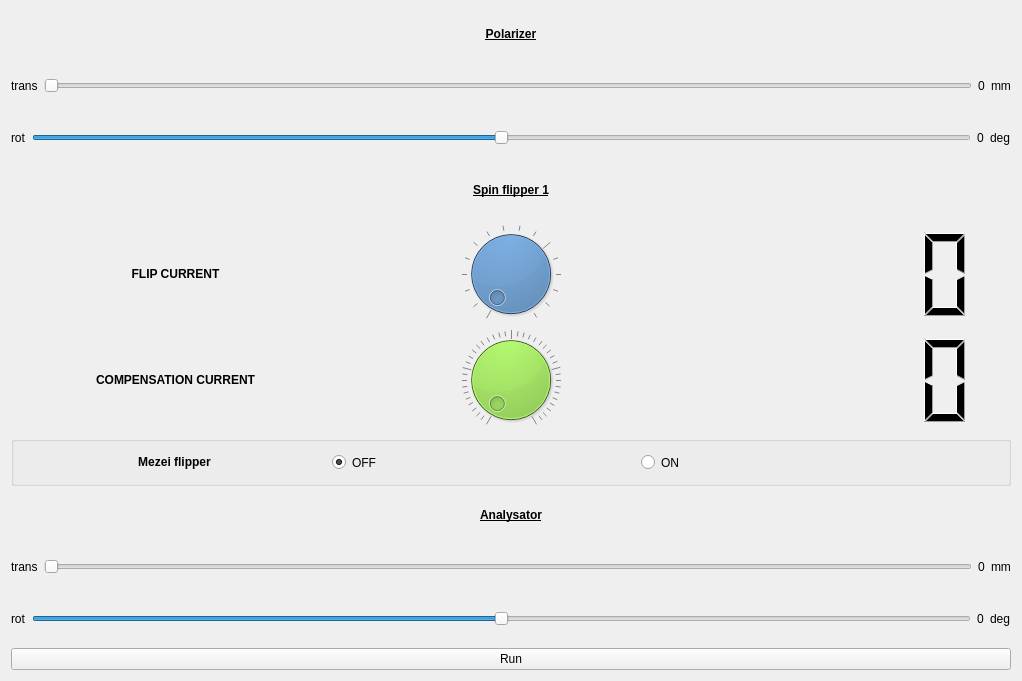
<?xml version="1.0" encoding="UTF-8"?>
<ui version="4.0">
 <class>Form</class>
 <widget class="QWidget" name="Form">
  <property name="enabled">
   <bool>true</bool>
  </property>
  <property name="geometry">
   <rect>
    <x>0</x>
    <y>0</y>
    <width>1022</width>
    <height>681</height>
   </rect>
  </property>
  <property name="windowTitle">
   <string>Form</string>
  </property>
  <layout class="QVBoxLayout" name="verticalLayout">
   <item>
    <widget class="QLabel" name="label_4">
     <property name="text">
      <string>&lt;html&gt;&lt;head/&gt;&lt;body&gt;&lt;p align=&quot;center&quot;&gt;&lt;span style=&quot; font-weight:600; text-decoration: underline;&quot;&gt;Polarizer&lt;/span&gt;&lt;/p&gt;&lt;/body&gt;&lt;/html&gt;</string>
     </property>
    </widget>
   </item>
   <item>
    <layout class="QHBoxLayout" name="horizontalLayout_2">
     <property name="topMargin">
      <number>0</number>
     </property>
     <item>
      <widget class="QLabel" name="label_5">
       <property name="text">
        <string>trans</string>
       </property>
      </widget>
     </item>
     <item>
      <widget class="QSlider" name="trans_po">
       <property name="maximum">
        <number>600</number>
       </property>
       <property name="orientation">
        <enum>Qt::Horizontal</enum>
       </property>
      </widget>
     </item>
     <item>
      <widget class="QLabel" name="trans_po_value">
       <property name="text">
        <string>0</string>
       </property>
      </widget>
     </item>
     <item>
      <widget class="QLabel" name="label_15">
       <property name="text">
        <string>mm</string>
       </property>
      </widget>
     </item>
    </layout>
   </item>
   <item>
    <layout class="QHBoxLayout" name="horizontalLayout_3">
     <property name="topMargin">
      <number>0</number>
     </property>
     <item>
      <widget class="QLabel" name="label_10">
       <property name="text">
        <string>rot</string>
       </property>
      </widget>
     </item>
     <item>
      <widget class="QSlider" name="rot_po">
       <property name="minimum">
        <number>-40</number>
       </property>
       <property name="maximum">
        <number>40</number>
       </property>
       <property name="orientation">
        <enum>Qt::Horizontal</enum>
       </property>
      </widget>
     </item>
     <item>
      <widget class="QLabel" name="rot_po_value">
       <property name="text">
        <string>0</string>
       </property>
      </widget>
     </item>
     <item>
      <widget class="QLabel" name="label_16">
       <property name="text">
        <string>deg</string>
       </property>
      </widget>
     </item>
    </layout>
   </item>
   <item>
    <widget class="QLabel" name="label_3">
     <property name="text">
      <string>&lt;html&gt;&lt;head/&gt;&lt;body&gt;&lt;p align=&quot;center&quot;&gt;&lt;span style=&quot; font-weight:600; text-decoration: underline;&quot;&gt;Spin flipper 1&lt;/span&gt;&lt;/p&gt;&lt;/body&gt;&lt;/html&gt;</string>
     </property>
    </widget>
   </item>
   <item>
    <layout class="QGridLayout" name="gridLayout_5">
     <property name="topMargin">
      <number>4</number>
     </property>
     <item row="1" column="0">
      <widget class="QLabel" name="label_6">
       <property name="styleSheet">
        <string notr="true"/>
       </property>
       <property name="text">
        <string>&lt;html&gt;&lt;head/&gt;&lt;body&gt;&lt;p align=&quot;center&quot;&gt;&lt;span style=&quot; font-weight:600;&quot;&gt;COMPENSATION CURRENT&lt;/span&gt;&lt;/p&gt;&lt;/body&gt;&lt;/html&gt;</string>
       </property>
      </widget>
     </item>
     <item row="0" column="0">
      <widget class="QLabel" name="label_7">
       <property name="styleSheet">
        <string notr="true"/>
       </property>
       <property name="text">
        <string>&lt;html&gt;&lt;head/&gt;&lt;body&gt;&lt;p align=&quot;center&quot;&gt;&lt;span style=&quot; font-weight:600;&quot;&gt;FLIP CURRENT&lt;/span&gt;&lt;/p&gt;&lt;/body&gt;&lt;/html&gt;</string>
       </property>
      </widget>
     </item>
     <item row="0" column="1">
      <widget class="QDial" name="flip1">
       <property name="styleSheet">
        <string notr="true">background-color: rgb(114, 159, 207);
selection-background-color: rgb(255, 255, 255);</string>
       </property>
       <property name="maximum">
        <number>15</number>
       </property>
       <property name="singleStep">
        <number>1</number>
       </property>
       <property name="wrapping">
        <bool>false</bool>
       </property>
       <property name="notchesVisible">
        <bool>true</bool>
       </property>
      </widget>
     </item>
     <item row="0" column="2">
      <widget class="QLCDNumber" name="flip1_value">
       <property name="styleSheet">
        <string notr="true"/>
       </property>
       <property name="frameShape">
        <enum>QFrame::NoFrame</enum>
       </property>
       <property name="smallDecimalPoint">
        <bool>false</bool>
       </property>
       <property name="mode">
        <enum>QLCDNumber::Dec</enum>
       </property>
       <property name="value" stdset="0">
        <double>0.000000000000000</double>
       </property>
       <property name="intValue" stdset="0">
        <number>0</number>
       </property>
      </widget>
     </item>
     <item row="1" column="1">
      <widget class="QDial" name="comp1">
       <property name="enabled">
        <bool>true</bool>
       </property>
       <property name="styleSheet">
        <string notr="true">background-color: rgb(138, 226, 52);</string>
       </property>
       <property name="maximum">
        <number>40</number>
       </property>
       <property name="singleStep">
        <number>1</number>
       </property>
       <property name="pageStep">
        <number>10</number>
       </property>
       <property name="tracking">
        <bool>true</bool>
       </property>
       <property name="invertedAppearance">
        <bool>false</bool>
       </property>
       <property name="invertedControls">
        <bool>false</bool>
       </property>
       <property name="wrapping">
        <bool>false</bool>
       </property>
       <property name="notchesVisible">
        <bool>true</bool>
       </property>
      </widget>
     </item>
     <item row="1" column="2">
      <widget class="QLCDNumber" name="comp1_value">
       <property name="styleSheet">
        <string notr="true"/>
       </property>
       <property name="frameShape">
        <enum>QFrame::NoFrame</enum>
       </property>
      </widget>
     </item>
    </layout>
   </item>
   <item>
    <widget class="QGroupBox" name="groupBox">
     <layout class="QHBoxLayout" name="horizontalLayout_4">
      <item>
       <widget class="QLabel" name="label_11">
        <property name="text">
         <string>&lt;html&gt;&lt;head/&gt;&lt;body&gt;&lt;p align=&quot;center&quot;&gt;&lt;span style=&quot; font-weight:600;&quot;&gt;Mezei flipper&lt;/span&gt;&lt;/p&gt;&lt;/body&gt;&lt;/html&gt;</string>
        </property>
       </widget>
      </item>
      <item>
       <widget class="QRadioButton" name="off_btn">
        <property name="enabled">
         <bool>true</bool>
        </property>
        <property name="maximumSize">
         <size>
          <width>359</width>
          <height>23</height>
         </size>
        </property>
        <property name="text">
         <string>OFF</string>
        </property>
        <property name="checkable">
         <bool>true</bool>
        </property>
        <property name="checked">
         <bool>true</bool>
        </property>
       </widget>
      </item>
      <item>
       <widget class="QRadioButton" name="ok_btn">
        <property name="minimumSize">
         <size>
          <width>358</width>
          <height>23</height>
         </size>
        </property>
        <property name="text">
         <string>ON</string>
        </property>
        <property name="checked">
         <bool>false</bool>
        </property>
       </widget>
      </item>
     </layout>
    </widget>
   </item>
   <item>
    <widget class="QLabel" name="label">
     <property name="text">
      <string>&lt;html&gt;&lt;head/&gt;&lt;body&gt;&lt;p align=&quot;center&quot;&gt;&lt;span style=&quot; font-weight:600; text-decoration: underline;&quot;&gt;Analysator&lt;/span&gt;&lt;/p&gt;&lt;/body&gt;&lt;/html&gt;</string>
     </property>
    </widget>
   </item>
   <item>
    <layout class="QHBoxLayout" name="horizontalLayout_5">
     <item>
      <widget class="QLabel" name="label_8">
       <property name="text">
        <string>trans</string>
       </property>
      </widget>
     </item>
     <item>
      <widget class="QSlider" name="trans_an">
       <property name="maximum">
        <number>600</number>
       </property>
       <property name="orientation">
        <enum>Qt::Horizontal</enum>
       </property>
      </widget>
     </item>
     <item>
      <widget class="QLabel" name="trans_an_value">
       <property name="text">
        <string>0</string>
       </property>
      </widget>
     </item>
     <item>
      <widget class="QLabel" name="label_17">
       <property name="text">
        <string>mm</string>
       </property>
      </widget>
     </item>
    </layout>
   </item>
   <item>
    <layout class="QHBoxLayout" name="horizontalLayout">
     <property name="topMargin">
      <number>0</number>
     </property>
     <item>
      <widget class="QLabel" name="label_2">
       <property name="text">
        <string>rot</string>
       </property>
      </widget>
     </item>
     <item>
      <widget class="QSlider" name="rot_an">
       <property name="minimum">
        <number>-40</number>
       </property>
       <property name="maximum">
        <number>40</number>
       </property>
       <property name="orientation">
        <enum>Qt::Horizontal</enum>
       </property>
      </widget>
     </item>
     <item>
      <widget class="QLabel" name="rot_an_value">
       <property name="text">
        <string>0</string>
       </property>
      </widget>
     </item>
     <item>
      <widget class="QLabel" name="label_18">
       <property name="text">
        <string>deg</string>
       </property>
      </widget>
     </item>
    </layout>
   </item>
   <item>
    <widget class="QPushButton" name="btnRun">
     <property name="text">
      <string>Run</string>
     </property>
    </widget>
   </item>
  </layout>
 </widget>
 <resources/>
 <connections>
  <connection>
   <sender>flip1</sender>
   <signal>sliderMoved(int)</signal>
   <receiver>flip1_value</receiver>
   <slot>display(int)</slot>
   <hints>
    <hint type="sourcelabel">
     <x>490</x>
     <y>237</y>
    </hint>
    <hint type="destinationlabel">
     <x>805</x>
     <y>237</y>
    </hint>
   </hints>
  </connection>
  <connection>
   <sender>comp1</sender>
   <signal>sliderMoved(int)</signal>
   <receiver>comp1_value</receiver>
   <slot>display(int)</slot>
   <hints>
    <hint type="sourcelabel">
     <x>490</x>
     <y>377</y>
    </hint>
    <hint type="destinationlabel">
     <x>805</x>
     <y>377</y>
    </hint>
   </hints>
  </connection>
  <connection>
   <sender>trans_po</sender>
   <signal>valueChanged(int)</signal>
   <receiver>trans_po_value</receiver>
   <slot>setNum(int)</slot>
   <hints>
    <hint type="sourcelabel">
     <x>556</x>
     <y>84</y>
    </hint>
    <hint type="destinationlabel">
     <x>1086</x>
     <y>84</y>
    </hint>
   </hints>
  </connection>
  <connection>
   <sender>rot_po</sender>
   <signal>valueChanged(int)</signal>
   <receiver>rot_po_value</receiver>
   <slot>setNum(int)</slot>
   <hints>
    <hint type="sourcelabel">
     <x>547</x>
     <y>137</y>
    </hint>
    <hint type="destinationlabel">
     <x>1086</x>
     <y>137</y>
    </hint>
   </hints>
  </connection>
  <connection>
   <sender>trans_an</sender>
   <signal>valueChanged(int)</signal>
   <receiver>trans_an_value</receiver>
   <slot>setNum(int)</slot>
   <hints>
    <hint type="sourcelabel">
     <x>555</x>
     <y>564</y>
    </hint>
    <hint type="destinationlabel">
     <x>1086</x>
     <y>564</y>
    </hint>
   </hints>
  </connection>
  <connection>
   <sender>rot_an</sender>
   <signal>valueChanged(int)</signal>
   <receiver>rot_an_value</receiver>
   <slot>setNum(int)</slot>
   <hints>
    <hint type="sourcelabel">
     <x>547</x>
     <y>617</y>
    </hint>
    <hint type="destinationlabel">
     <x>1086</x>
     <y>617</y>
    </hint>
   </hints>
  </connection>
  <connection>
   <sender>ok_btn</sender>
   <signal>toggled(bool)</signal>
   <receiver>flip1</receiver>
   <slot>setDisabled(bool)</slot>
   <hints>
    <hint type="sourcelabel">
     <x>821</x>
     <y>461</y>
    </hint>
    <hint type="destinationlabel">
     <x>510</x>
     <y>271</y>
    </hint>
   </hints>
  </connection>
  <connection>
   <sender>ok_btn</sender>
   <signal>toggled(bool)</signal>
   <receiver>comp1</receiver>
   <slot>setDisabled(bool)</slot>
   <hints>
    <hint type="sourcelabel">
     <x>821</x>
     <y>461</y>
    </hint>
    <hint type="destinationlabel">
     <x>510</x>
     <y>377</y>
    </hint>
   </hints>
  </connection>
 </connections>
</ui>
